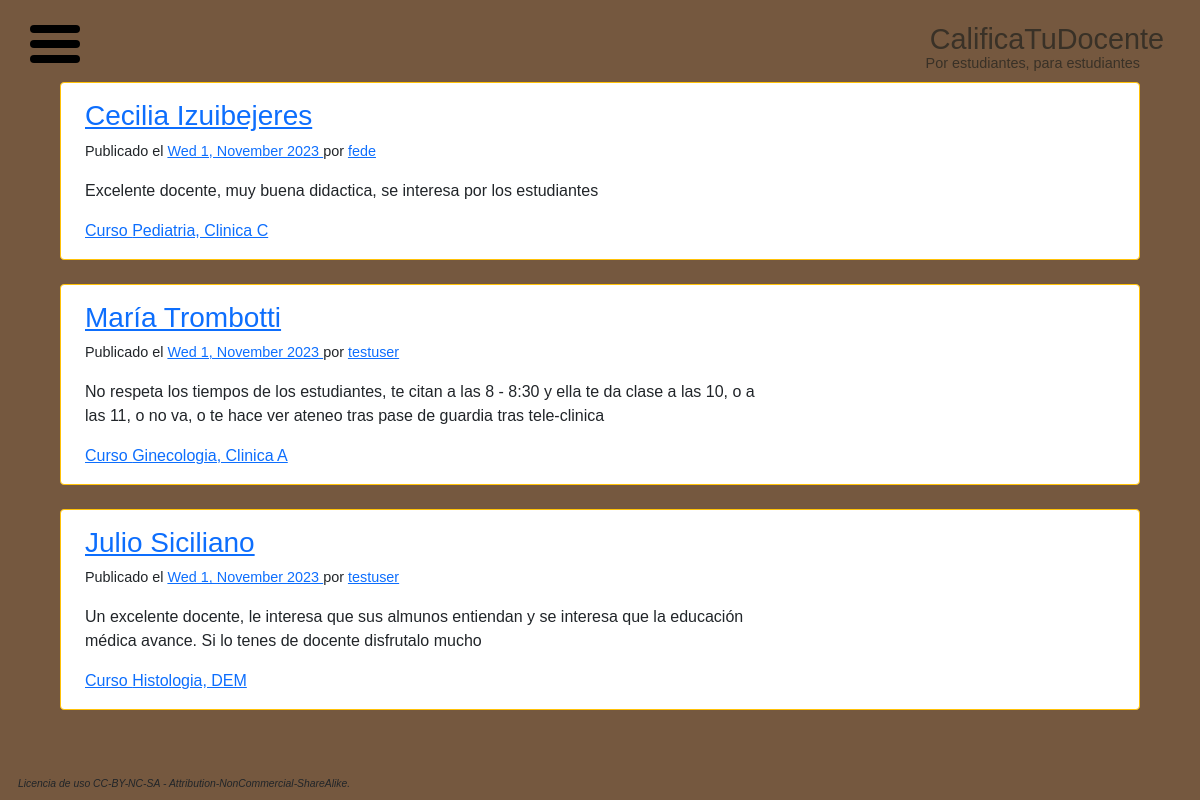
Before: /home/ with the older database file.
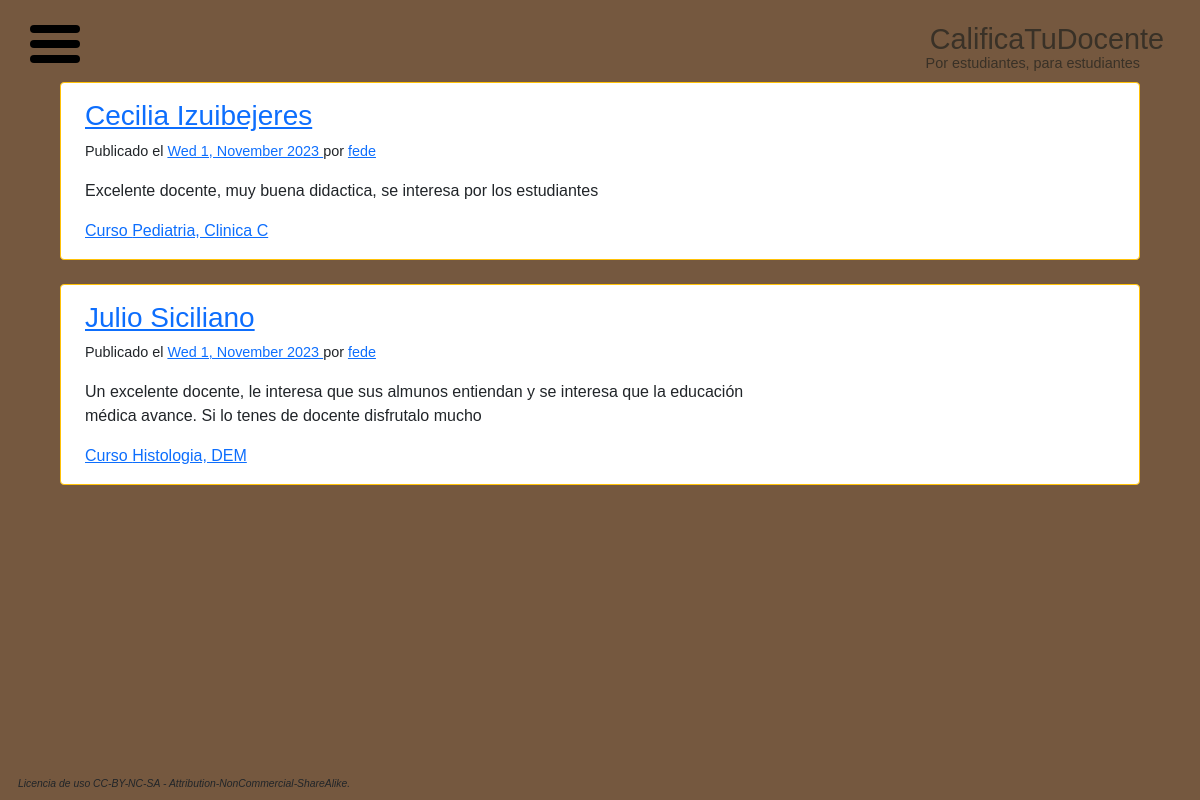
After: the same page with the newer database file.
### calificami/models.py (models this page shows, shortened)
class Post(models.Model):
    title = models.CharField(max_length=50)
    content = models.TextField(max_length=750)
    datePosted = models.DateTimeField(default=timezone.now)
    author = models.ForeignKey(User, on_delete=models.CASCADE)
    course = models.CharField(max_length=30, default='ninguno')

### calificami/views.py (the view)
# urls.py: path('home/', views.home, name='ctd-home'),
def home(request):
    context = {
        'posts' :  Post.objects.all()
    }
    return render(request, 'calificami/home.html', context )

### calificami/templates/calificami/home.html
{% extends "layout.html" %}
{% block body %}
        {% for post in posts %}
<div class="container">
  <div class="row">
    <div class="card row-hover pos-relative py-3 px-4 mb-3 border-warning border-top-5 border-right-5 border-bottom-5 rounded-5" style="max-width: 90vw; margin: auto; margin-top: 1vh">
        <div class="row align-items-center">
          <div class="col-md-8 mb-3 mb-sm-0">
            <h3>
              <a href="#" class="text-primary"> {{ post.title }} </a>
            </h3>
            <p class="text-sm" style="font-size: 0.9rem;"><span class="op-6"> Publicado el </span> <a class="text-black" href="#"> {{ post.datePosted|date:"D j, E Y" }} </a> <span class="op-6"> por </span> <a class="text-black" href="#"> {{ post.author }} </a></p>
            <p class="text-m"><span class="op-6"> {{ post.content }} </p>
            <div class="text-sm op-5"> <a class="text-black mr-2" href="#"> Curso {{ post.course }} </a>
          </div>
        </div>
      </div>
    </div>
  </div>
</div>
        {% endfor %}
{% endblock body %}

### calificami/templates/layout.html (shortened to what this page needs)
{% load static %}
<!DOCTYPE html>
<html>
    <head>
        <link href="https://cdn.jsdelivr.net/npm/bootstrap@5.0.2/dist/css/bootstrap.min.css" rel="stylesheet">
        <link rel="stylesheet" href="https://cdn.rawgit.com/mfd/f3d96ec7f0e8f034cc22ea73b3797b59/raw/856f1dbb8d807aabceb80b6d4f94b464df461b3e/gotham.css">
        <link href="https://code.ionicframework.com/ionicons/2.0.1/css/ionicons.min.css" rel="stylesheet">
        <link rel="stylesheet" type="text/css" href="{% static 'css/main.css' %}">
    </head>
    <body>
      <header>
        <button class="hamburger">
          <div class="bar"></div>
        </button>
        <div class="brand">
          <a href="{% url 'ctd-index' %}" class="brandMain">CalificaTuDocente</da>
          <a href="{% url 'ctd-index' %}" class="brandSub">Por estudiantes, para estudiantes</a>
        </div>
      </header>
      <main>
        {% block body %}
        {% endblock %}
      </main>
      <footer>
        <div class="footerText">Licencia de uso CC-BY-NC-SA - Attribution-NonCommercial-ShareAlike.</div>
      </footer>
    </body>
</html>

### calificami/static/css/main.css (style rules this page uses)
body { font-family: 'Gotham', sans-serif; background-color: #75583F; }
*, *::after, *::before { box-sizing: border-box; }
:root { --bar-width: 50px; --bar-height: 8px; --hamburger-gap: 7px; --foreground: black; --background: white; --ham-margin: 3vh; --animation-timing: 300ms ease-in-out; --hamburger-height: calc(var(--bar-height) * 3 + var(--hamburger-gap) * 2); }
.hamburger { --x-width: calc(var(--hamburger-height) * 1.41421356237); background: none; border-style: none; display: flex; flex-direction: column; gap: var(--hamburger-gap); border-radius: 9999px; width: max-content; position: absolute; top: var(--ham-margin); left: var(--ham-margin); z-index: 99; cursor: pointer; }
.hamburger .bar, .hamburger::before, .hamburger::after { content: ""; border-radius: 9999px; transform-origin: left center; width: var(--bar-width); height: var(--bar-height); background-color: var(--foreground); transition: opacity var(--animation-timing), width var(--animation-timing), transform var(--animation-timing), background-color var(--animation-timing); }
.brand { display: flex; flex-direction: column; align-items: flex-end; }
.brandMain { flex: 1; text-align: right; font-size: 1.8rem; margin-top: 2.2vh; margin-right: 3vw; text-decoration: none; color: #393127; }
.brandSub { flex: 1; text-align: right; font-size: 0.9rem; margin-top: -1vh; margin-right: 5vw; text-decoration: none; color: #393127; }
.footerText { position: fixed; left: 0; bottom: 0; margin-left: 1.5vw; margin-right: 1.5vw; margin-bottom: 1vh; font-size: 0.65rem; font-style: italic; z-index: 5; }

Changed rows visible on the page:
removed Post: title "María Trombotti", datePosted "Wed 1, November 2023", author "testuser", content "No respeta los tiempos de los estudiantes, te citan a las 8 - 8:30 y ella te da clase a las 10, o a las 11, o no va, o te hace ver ateneo tras pase de guardia tras tele-clinica", course "Ginecologia, Clinica A"
changed Post "Julio Siciliano": author "testuser" → "fede"
